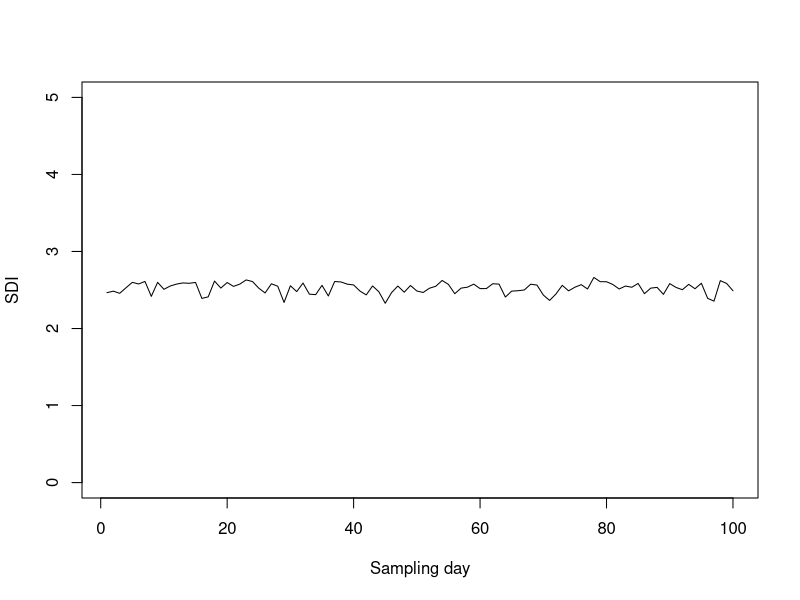

Here is the R script that generated this plot:
## ---- chunk 1

########################################################
# FUNCTION: shannonDivIndex
# calculates SDI from fraction values  
# inputs: A = vector of fractions of each species
# output: SDI = vector of Shannon diversity values 
#------------------------------------------------------
shannonDivIndex <- function(A = sample(seq(20,2000), 15)) {
  Pi <- A/sum(A)
  SDI <- -sum(Pi*log(Pi))
  return(SDI)
}
#-----------------------------------------------------
shannonDivIndex()


## ---- chunk 2
########################################################
# FUNCTION: shannonDivPlot
# plot curve in base R graphics 
# input: A = vector of 100 SDI values 
# output: base graph with SDI values  
#------------------------------------------------------
shannonDivPlot <- function(A = SDI) {
  N <- length(SDI)
  shannonPlot <- plot(x=1:N, y=A, 
       type = "l", 
       xlab = "Sampling day", 
       ylab = "SDI", 
       ylim = c(0,5))
  print(shannonPlot)
}
#------------------------------------------------------

## ---- chunk 3
# program code 
# create the dataset 
SDI <- vector(mode="numeric", length = 100)

for (i in 1:length(SDI)) {
  SDI[i] <- shannonDivIndex()
}

# make the plot 
shannonDivPlot()
